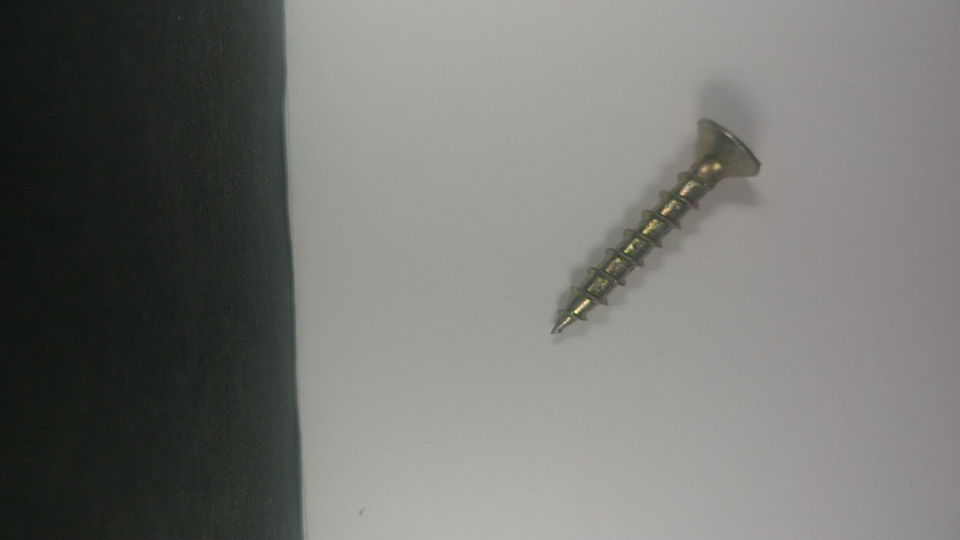
#> input picture Clasificador-de-imagenes/Data Base/YTest/Tornillos/photo16.jpg, 1920 x 1080 px (shown at 1/2 size)
$ python -i p7_clasificacion.py   (imports and definitions only)
#> lines starting #> are read from the running program, lines starting #| are printed output that depends on the picture; after the words box and inside, x2 and y2 are one past the last pixel; in counts of white or black regions, pixels touching at a corner belong together
#> further down, picture is the input picture: shape (1080, 1920, 3); mean B, G, R 113.1, 116.9, 116.1
from matplotlib import pyplot as plt
import matplotlib.patches as mpatches

plt.rcParams['image.cmap'] = 'gray'

from skimage import io, filters, img_as_ubyte
import numpy as np
import cv2
import os
from datetime import datetime
import random
from skimage.measure import regionprops


"""
VARIABLES GLOBALES
Para almacenar los datos y graficar
"""
# [1 line not run here, left out]
datos = [] # Base de datos
fig = plt.figure()
ax = fig.add_subplot(111, projection='3d')


# [56 lines left out: function transformacion, not called in this run]


def extraccion(image, hacer_transformacion=False):
    """
    TRANSFORMACION
    """
#> called with hacer_transformacion = False
    if hacer_transformacion:
        image = transformacion(image)

    """
    REDIMENSIONAMIENTO DE LA IMAGEN
    Convertir la imagen de 1220x1080 a 500x400
    """
    image = cv2.resize(image, (500, 400))
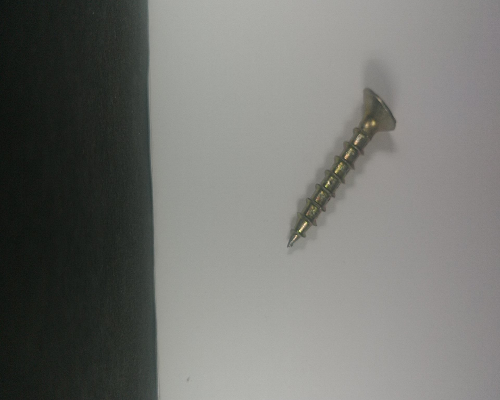
#> image: shape (400, 500, 3); mean of channels 0, 1, 2 113, 116.8, 116; drawn as B, G, R

    """
    PRE PROCESAMIENTO
    """
    aux = cv2.cvtColor(image, cv2.COLOR_BGR2GRAY)  # Convertir a escala de grises

    """
    FILTRACION
    """
    aux = cv2.GaussianBlur(aux, (3, 3), 0)  # Aplicar filtro gaussiano -- (3,3) indica cuánto se debe cambiar el valor del píxel dado para desenfocar la imagen
    aux = filters.sobel(aux)  # Aplicar filtro Sobel o Laplaciano
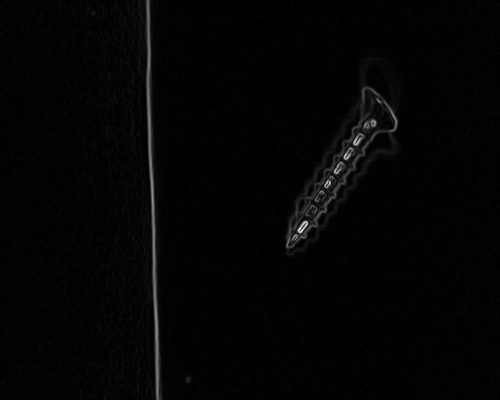
#> aux: shape (400, 500) float64; min 0, max 0.271, mean 0.00484; drawn with min black and max white

    """
    SEGMENTACION
    """
    ret, th = cv2.threshold(img_as_ubyte(aux), 0, 255, cv2.THRESH_BINARY + cv2.THRESH_OTSU)
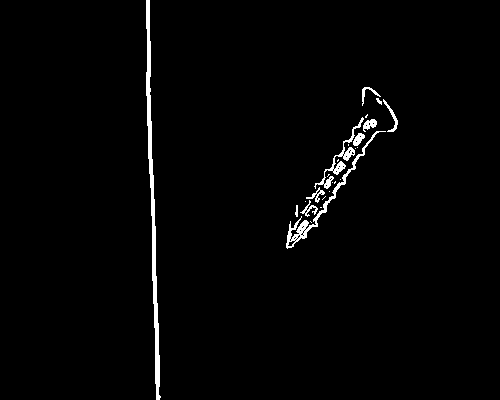
#> th: shape (400, 500); 1.7% white; 25 white regions (14 under 20 px)
#> ret = 11

    """
    EXTRACCION DE CARACTERISTICAS / PROPIEDADES
    """
    regions = regionprops(th.astype(int))
#> regions = 1 regions; box (x1, y1, x2, y2) and area: (146, 0, 398, 400) 3444

    # [8 lines of commented-out code are left out]
    eje_mayor = regions[0].major_axis_length
#> eje_mayor = 404
    eje_menor = regions[0].minor_axis_length
#> eje_menor = 317.7
    hu = regions[0].moments_hu
#> hu = [4.79, 1.28, 70.56, 6.5, -134.3, 5.31, 36.97]

    # [9 lines of commented-out code are left out]
    return aux, [eje_menor, eje_mayor, hu[0]]


# [528 lines left out: functions generar_base_datos, clasifica, generar_archivo, mostrar_apilado, main, not called in this run]


# [53 lines not run here, left out]

>>> import cv2
>>> picture = cv2.imread('Data Base/YTest/Tornillos/photo16.jpg')
>>> result = extraccion(picture)
